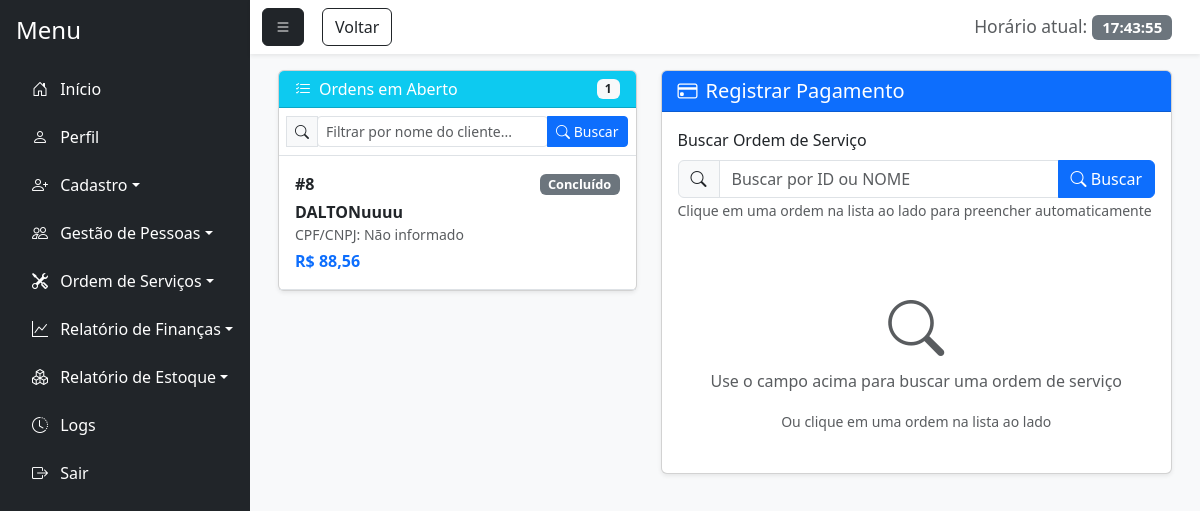
The page /pagamento.php (signed in) on the database as committed earlier.
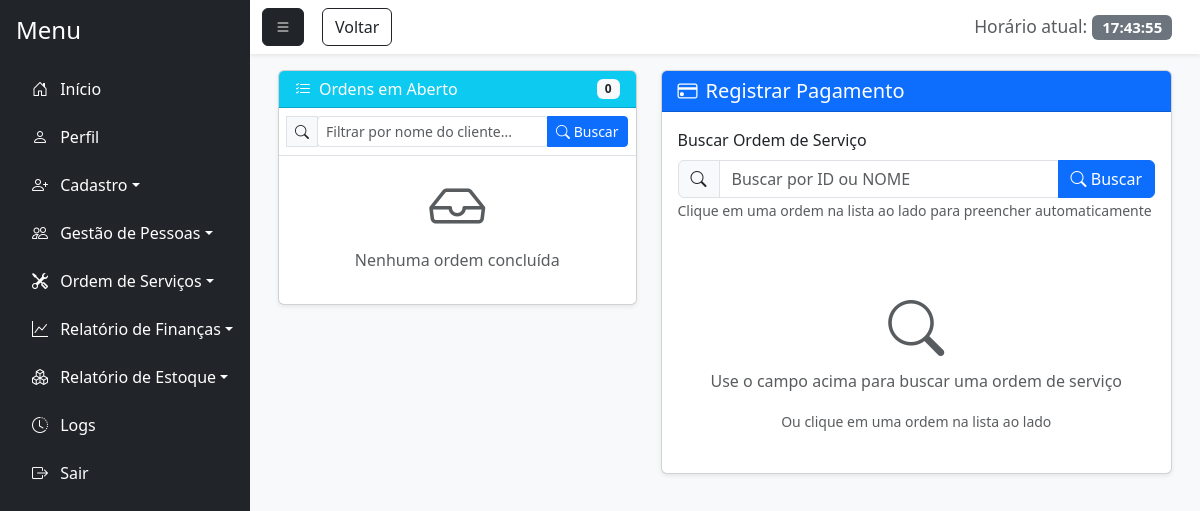
The same page on the database as committed later.
### tables this page shows
CREATE TABLE `nova_ordem` (
  `id_ordem` int(11) NOT NULL,
  `id_funcionario` int(11) NOT NULL,
  `nome_client_ordem` varchar(100) NOT NULL,
  `tecnico` varchar(100) DEFAULT NULL,
  `marca_aparelho` varchar(100) DEFAULT NULL,
  `tempo_uso` varchar(50) DEFAULT NULL,
  `problema` text DEFAULT NULL,
  `prioridade` varchar(20) DEFAULT NULL,
  `observacao` text DEFAULT NULL,
  `dt_recebimento` date DEFAULT NULL,
  `valor_total` decimal(10,2) NOT NULL,
  `metodo_pag` varchar(50) DEFAULT NULL,
  `id_peca_est` int(11) DEFAULT NULL,
  `id_cliente` int(11) DEFAULT NULL,
  `status_ordem` enum('Aberta','Em Andamento','Aguardando Peças','Concluído','Cancelada') DEFAULT 'Aberta',
  `id_usuario` int(11) DEFAULT NULL
);

### pagamento.php (the view, shortened to what the changed rows need)
<?php
require_once 'conexao.php';
require_once 'php/permissoes.php';
$ordens_abertas = [];
try {
    $sql_abertas = "SELECT no.*,
        COALESCE(c.nome_cliente, no.nome_client_ordem) as nome_cliente,
        COALESCE(c.cpf_cnpj, 'Não informado') as cpf_cnpj,
        COALESCE(c.telefone, 'Não informado') as telefone,
        COALESCE(c.email, 'Não informado') as email,
        f.nome_funcionario as tecnico_nome
        FROM nova_ordem no
        LEFT JOIN cliente c ON no.id_cliente = c.id_cliente
        LEFT JOIN funcionario f ON no.tecnico = f.id_funcionario
        WHERE status_ordem LIKE 'Concluído'
        ORDER BY no.id_ordem DESC";
    $stmt_abertas = $pdo->query($sql_abertas);
    if ($stmt_abertas && $stmt_abertas->rowCount() > 0) {
        while ($row = $stmt_abertas->fetch(PDO::FETCH_ASSOC)) {
            $ordens_abertas[] = $row;
        }
    }
} catch (PDOException $e) {
    $mensagem_erro = "Erro ao carregar ordens em aberto: " . $e->getMessage();
}
?>
<!DOCTYPE html>
<html lang="pt-BR">
<head>
    <link href="https://cdn.jsdelivr.net/npm/bootstrap@5.3.7/dist/css/bootstrap.min.css" rel="stylesheet">
    <link rel="stylesheet" href="https://cdn.jsdelivr.net/npm/bootstrap-icons@1.11.1/font/bootstrap-icons.css">
    <link href="https://cdn.jsdelivr.net/npm/bootstrap-icons@1.11.1/font/bootstrap-icons.css" rel="stylesheet">
</head>
<body class="bg-light">
    <div class="d-flex vh-100 bg-light">
  <div class="flex-grow-1 d-flex flex-column">
            <div class="flex-grow-1 p-3" style="overflow-y: auto;">
                <div class="container-fluid">
                    <div class="row">
                        <div class="col-md-5 mb-3">
                            <div class="card shadow-sm">
                                <div class="card-header bg-info text-white py-2 d-flex justify-content-between align-items-center">
                                    <h6 class="mb-0"><i class="bi bi-list-check me-2"></i>Ordens em Aberto</h6>
                                    <span class="badge bg-light text-dark" id="contador-ordens"><?php echo count($ordens_abertas); ?></span>
                                </div>
                                <div class="card-body p-0">
                                    <div class="scrollable-list">
                                        <?php if (!empty($ordens_abertas)): ?>
                                            <?php foreach ($ordens_abertas as $ordem): ?>
                                                <div class="ordem-item p-3 border-bottom" data-nome="<?php echo htmlspecialchars(strtolower($ordem['nome_cliente'])); ?>">
                                                    <div class="d-flex justify-content-between align-items-start">
                                                        <div class="flex-grow-1">
                                                            <div class="d-flex justify-content-between align-items-center">
                                                                <strong>#<?php echo $ordem['id_ordem']; ?></strong>
                                                                <span class="badge badge-status
                                                                    <?php
                                                                    switch($ordem['status_ordem']) {
                                                                        default: echo 'bg-secondary';
                                                                    }
                                                                    ?>">
                                                                    <?php echo $ordem['status_ordem']; ?>
                                                                </span>
                                                            </div>
                                                            <div class="mt-1">
                                                                <span class="fw-semibold"><?php echo htmlspecialchars($ordem['nome_cliente']); ?></span>
                                                            </div>
                                                            <div class="small text-muted">
                                                                CPF/CNPJ: <?php echo htmlspecialchars($ordem['cpf_cnpj']); ?>
                                                            </div>
                                                            <div class="mt-1">
                                                                <span class="fw-bold text-primary">R$ <?php echo number_format($ordem['valor_total'], 2, ',', '.'); ?></span>
                                                            </div>
                                                        </div>
                                                    </div>
                                                </div>
                                            <?php endforeach; ?>
                                        <?php else: ?>
                                            <div class="p-3 text-center text-muted">
                                                <i class="bi bi-inbox display-4"></i>
                                                <p class="mt-2">Nenhuma ordem concluída</p>
                                            </div>
                                        <?php endif; ?>
                                    </div>
                                </div>
                            </div>
                        </div>
                    </div>
                </div>
            </div>
        </div>
    </div>
</body>
</html>

### php/permissoes.php (shortened to what the changed rows need)
<?php
$permissoes = [
    1 => [
        "Início" => ["principal.php"],
        "Perfil" => ["perfil.php"],
        "Cadastro" => [
            "cadastro_usuario.php", "cadastro_cliente.php", "cadastro_funcionario.php",
            "cadastro_fornecedor.php", "cadastro_pecas.php"
        ],
        "Gestão de Pessoas" => [
            "gestao_usuario.php", "gestao_cliente.php", "gestao_funcionario.php",
            "gestao_fornecedor.php"
        ],
        "Ordem de Serviços" => ["nova_ordem.php", "consultar_ordem.php", "pagamento.php"],
        "Relatório de Finanças" => ["relatorio_despesas.php", "relatorio_lucro.php"],
        "Relatório de Estoque" => [
            "relatorio_saida.php", "relatorio_pecas_estoque.php"
        ],
        "Logs" => ["logs.php"],
    ],
    2 => [
        "Início" => ["principal.php"],
        "Perfil" => ["perfil.php"],
        "Cadastro" => [
            "cadastro_cliente.php", "cadastro_funcionario.php",
            "cadastro_fornecedor.php", "cadastro_pecas.php"
        ],
        "Gestão de Pessoas" => ["gestao_cliente.php"],
        "Ordem de Serviços" => ["nova_ordem.php", "consultar_ordem.php", "pagamento.php"],
        "Relatório de Estoque" => [
            "relatorio_saida.php", "relatorio_pecas_estoque.php"
        ],
    ],
    3 => [
        "Início" => ["principal.php"],
        "Perfil" => ["perfil.php"],
        "Cadastro" => ["cadastro_cliente.php"],
        "Gestão de Pessoas" => ["gestao_cliente.php"],
        "Ordem de Serviços" => ["nova_ordem.php", "consultar_ordem.php", "pagamento.php"],
    ],
    4 => [
        "Início" => ["principal.php"],
        "Perfil" => ["perfil.php"],
        "Cadastro" => ["cadastro_pecas.php"],
        "Ordem de Serviços" => ["nova_ordem.php", "consultar_ordem.php", "pagamento.php"],
        "Relatório de Estoque" => [
            "relatorio_saida.php", "relatorio_pecas_estoque.php"
        ],
    ],
];
$id_perfil = $_SESSION['perfil'];
$opcoes_menu = isset($permissoes[$id_perfil]) ? $permissoes[$id_perfil] : [];
$icones_menu = [
    "Início" => "bi-house-door",
    "Perfil" => "bi-person",
    "Cadastro" => "bi-person-plus",
    "Gestão de Pessoas" => "bi-people",
    "Ordem de Serviços" => "bi-tools",
    "Relatório de Finanças" => "bi-graph-up",
    "Relatório de Estoque" => "bi-boxes",
    "Logs" => "bi-clock-history"
];
function formatarNomeExibicao($nomeArquivo) {
    $nome = basename($nomeArquivo, ".php");
    $prefixos = ['cadastro_', 'gestao_', 'relatorio_'];
    foreach ($prefixos as $prefixo) {
        if (strpos($nome, $prefixo) === 0) {
            $nome = substr($nome, strlen($prefixo));
            break;
        }
    }
    $nome = str_replace("_", " ", $nome);
    $nome = ucwords($nome);
    return $nome;
}
$ids = [
    "principal.php" => "menu-inicio",
    "perfil.php" => "menu-perfil",
    "cadastro_usuario.php" => "cadastro_usuario",
    "cadastro_cliente.php" => "cadastro_cliente",
    "cadastro_funcionario.php" => "cadastro_funcionario",
    "cadastro_fornecedor.php" => "cadastro_fornecedor",
    "cadastro_pecas.php" => "cadastro_pecas",
    "gestao_usuario.php" => "menu-gestao-usuario",
    "gestao_cliente.php" => "menu-gestao-cliente",
    "gestao_funcionario.php" => "menu-gestao-funcionario",
    "gestao_fornecedor.php" => "menu-gestao-fornecedor",
    "nova_ordem.php" => "nova_ordem",
    "consultar_ordem.php" => "menu-consultar-ordem",
    "pagamento.php" => "menu-pagamento",
    "relatorio_despesas.php" => "menu-relatorio-despesas",
    "relatorio_lucro.php" => "menu-relatorio-lucro",
    "relatorio_saida.php" => "menu-relatorio-saida",
    "relatorio_pecas_estoque.php" => "menu-relatorio-pecas",
    "logs.php" => "menu-logs"
];
function obterIdManual($arquivo) {
    global $ids;
    return isset($ids[$arquivo]) ? $ids[$arquivo] : 'menu-' . basename($arquivo, '.php');
}
function gerarMenu($opcoes_menu, $icones_menu) {
    $html = '';
    foreach ($opcoes_menu as $categoria => $arquivos) {
        $icone = isset($icones_menu[$categoria]) ? $icones_menu[$categoria] : "bi-circle";
        if (count($arquivos) > 1) {
            $html .= '<li class="nav-item mb-2 dropdown">';
            $html .= '<a class="nav-link text-white dropdown-toggle" href="#" id="menu-' . strtolower(str_replace(' ', '-', $categoria)) . '" role="button" data-bs-toggle="dropdown" aria-expanded="false">';
            $html .= '<i class="bi ' . $icone . ' me-2"></i> ' . $categoria;
            $html .= '</a>';
            $html .= '<ul class="dropdown-menu dropdown-menu-dark" aria-labelledby="menu-' . strtolower(str_replace(' ', '-', $categoria)) . '">';
            foreach ($arquivos as $arquivo) {
                $nomeExibicao = formatarNomeExibicao($arquivo);
                $html .= '<li><a class="dropdown-item" id="' . obterIdManual($arquivo) . '" href="' . $arquivo . '">' . $nomeExibicao . '</a></li>';
            }
            $html .= '</ul>';
            $html .= '</li>';
        } else {
            $html .= '<li class="nav-item mb-2">';
            $html .= '<a id="' . obterIdManual($arquivos[0]) . '" href="' . $arquivos[0] . '" class="nav-link text-white">';
            $html .= '<i class="bi ' . $icone . ' me-2"></i> ' . $categoria;
            $html .= '</a>';
            $html .= '</li>';
        }
    }
    return $html;
}
$menu_html = '
<nav id="sidebar" class="bg-dark text-white p-3" style="width: 250px;">
    <h4 class="mb-4">Menu</h4>
    <ul class="nav flex-column">
        ' . gerarMenu($opcoes_menu, $icones_menu) . '
        <li class="nav-item">
            <a id="menu-sair" href="php/logout.php" class="nav-link text-white"><i class="bi bi-box-arrow-right me-2"></i> Sair</a>
        </li>
    </ul>
</nav>
<script>
    document.getElementById("menu-toggle").addEventListener("click", function () {
        document.getElementById("sidebar").classList.toggle("d-none");
    });
    function updateClock() {
        const now = new Date();
        const timeString = now.toLocaleTimeString(\'pt-BR\');
        document.getElementById(\'liveClock\').textContent = timeString;
    }
    setInterval(updateClock, 1000);
    updateClock();
</script>
';
function exibirMenu() {
    global $menu_html;
    echo $menu_html;
}
?>

Rows that differ between the two databases and show on the page:
removed nova_ordem: id_ordem "8", status_ordem "Concluído", nome_cliente "DALTONuuuu", cpf_cnpj "Não informado", valor_total "88,56"
Other text that changed with them:
count($ordens_abertas): "1" → "0"
text now shown: "Nenhuma ordem concluída"
